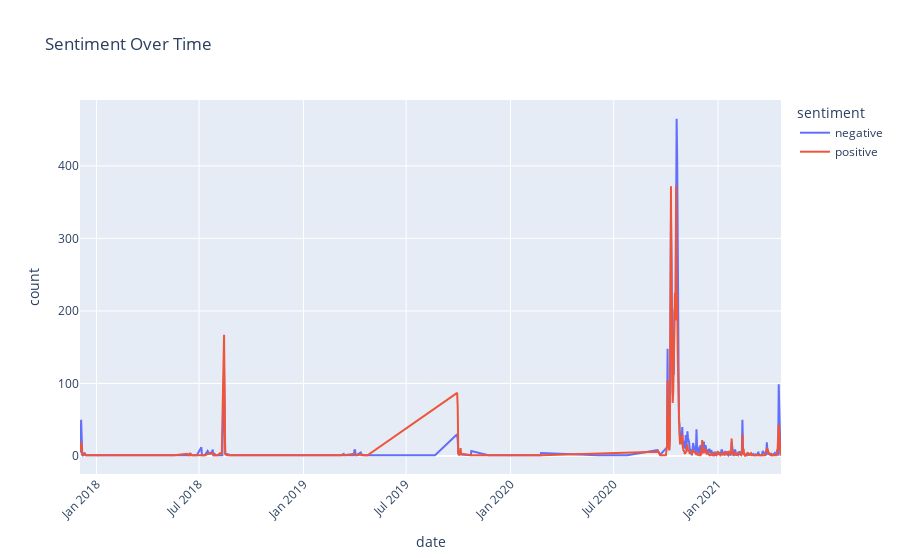

Notebook source saved alongside this figure:
### Code cell
# Aggregating by date and sentiment
sentiment_by_date = dataset.groupby(['date', 'sentiment']).size().reset_index(name='count')

# Plotting a line graph using Plotly
fig = px.line(sentiment_by_date, x='date', y='count', color='sentiment', title='Sentiment Over Time')
fig.update_layout(xaxis_tickangle=-45)
fig.show()

### Figure 1 — Plotly figure (JSON) as saved in the notebook; plotly's stock layout.template omitted (floating-point values rounded to 4 significant figures; data arrays with more than 128 entries replaced by an {"elided": "..."} marker saying what was removed)
{"data": [{"hovertemplate": "sentiment=negative<br>date=%{x}<br>count=%{y}<extra></extra>", "legendgroup": "negative", "line": {"color": "#636efa", "dash": "solid"}, "marker": {"symbol": "circle"}, "mode": "lines", "name": "negative", "orientation": "v", "showlegend": true, "type": "scatter", "x": {"elided": "273 str values"}, "xaxis": "x", "y": {"elided": "273 int values"}, "yaxis": "y"}, {"hovertemplate": "sentiment=positive<br>date=%{x}<br>count=%{y}<extra></extra>", "legendgroup": "positive", "line": {"color": "#EF553B", "dash": "solid"}, "marker": {"symbol": "circle"}, "mode": "lines", "name": "positive", "orientation": "v", "showlegend": true, "type": "scatter", "x": {"elided": "227 str values"}, "xaxis": "x", "y": {"elided": "227 int values"}, "yaxis": "y"}], "layout": {"legend": {"title": {"text": "sentiment"}, "tracegroupgap": 0}, "title": {"text": "Sentiment Over Time"}, "xaxis": {"anchor": "y", "domain": [0, 1], "tickangle": -45, "title": {"text": "date"}}, "yaxis": {"anchor": "x", "domain": [0, 1], "title": {"text": "count"}}}}
